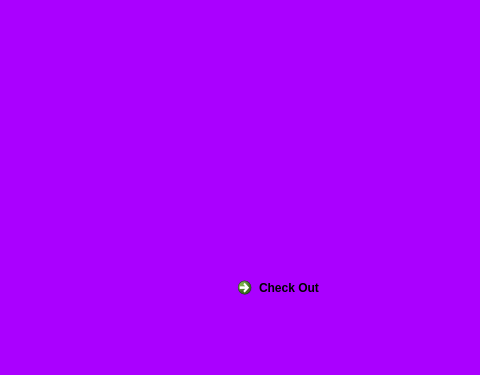
<?xml version="1.0" encoding="UTF-8"?>
<ui version="4.0">
 <class>Dialog</class>
 <widget class="QDialog" name="Dialog">
  <property name="geometry">
   <rect>
    <x>0</x>
    <y>0</y>
    <width>480</width>
    <height>375</height>
   </rect>
  </property>
  <property name="windowTitle">
   <string>Dialog</string>
  </property>
  <property name="styleSheet">
   <string notr="true">background-color: rgb(170, 0, 255);</string>
  </property>
  <widget class="QCommandLinkButton" name="commandLinkButton">
   <property name="geometry">
    <rect>
     <x>230</x>
     <y>270</y>
     <width>185</width>
     <height>41</height>
    </rect>
   </property>
   <property name="text">
    <string>Check Out</string>
   </property>
  </widget>
 </widget>
 <resources/>
 <connections/>
</ui>
